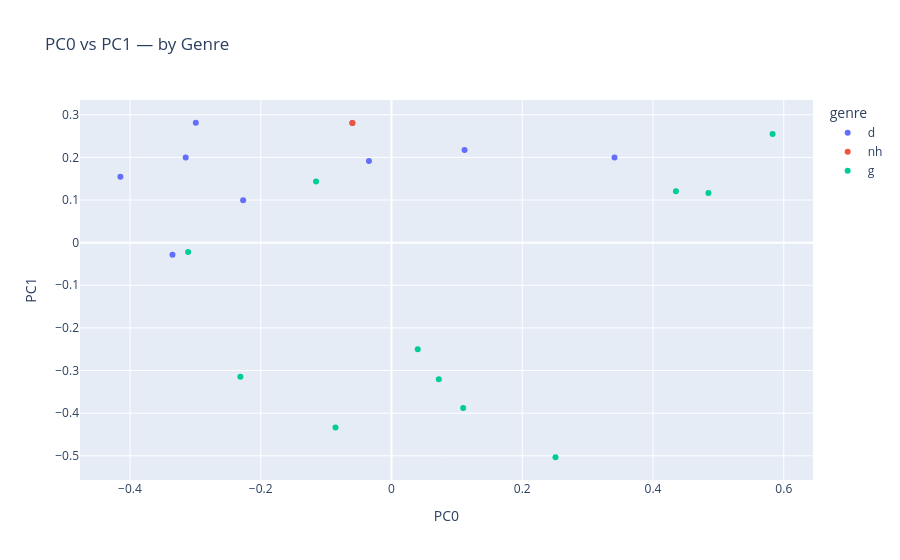
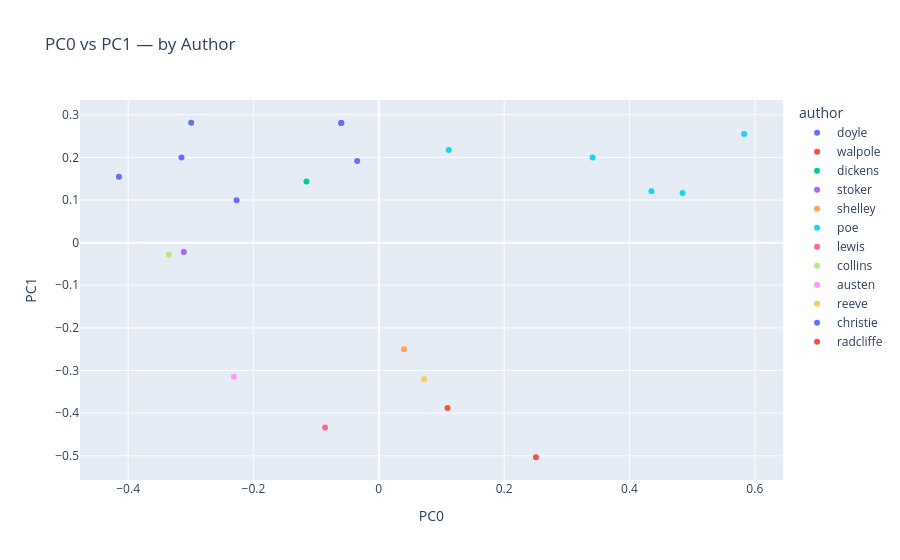
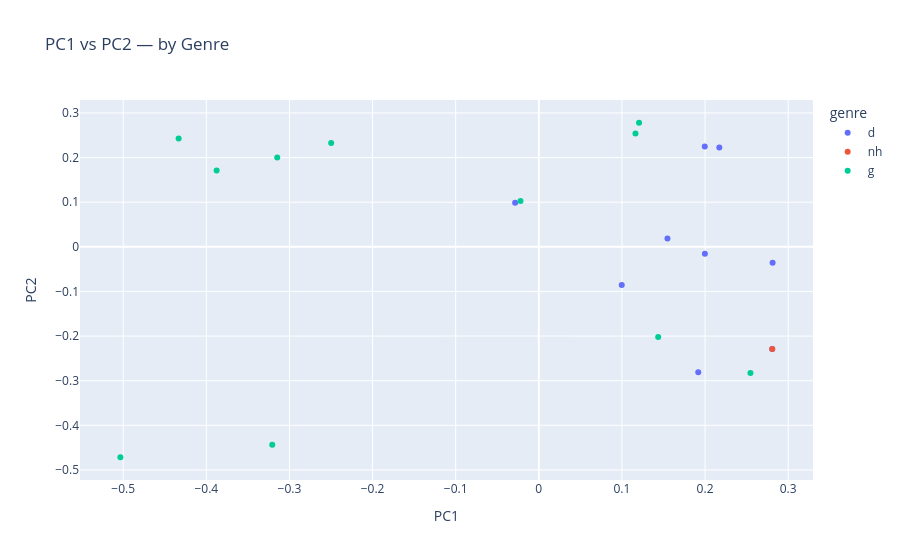
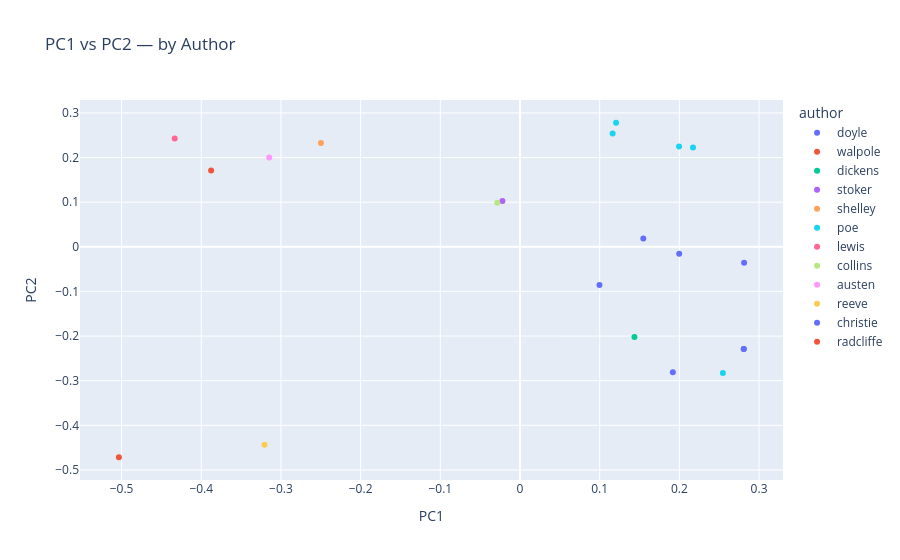

Here is the notebook cell these charts were saved with, in order:
### Code cell
px.scatter(DCM, x='PC0', y='PC1', color='genre',
           hover_name=DCM.index,
           title='PC0 vs PC1 — by Genre').show()

px.scatter(DCM, x='PC0', y='PC1', color='author',
           hover_name=DCM.index,
           title='PC0 vs PC1 — by Author').show()

px.scatter(DCM, x='PC1', y='PC2', color='genre',
           hover_name=DCM.index,
           title='PC1 vs PC2 — by Genre').show()

px.scatter(DCM, x='PC1', y='PC2', color='author',
           hover_name=DCM.index,
           title='PC1 vs PC2 — by Author').show()

### Figure 1 — Plotly figure (JSON) as saved in the notebook; plotly's stock layout.template omitted (floating-point values rounded to 4 significant figures)
{"data": [{"hovertemplate": "<b>%{hovertext}</b><br><br>genre=d<br>PC0=%{x}<br>PC1=%{y}<extra></extra>", "hovertext": ["adventures", "baskervilles", "marieroget", "moonstone", "ruemorgue", "scarlet", "secretadversary", "signoffour", "styles"], "legendgroup": "d", "marker": {"color": "#636efa", "symbol": "circle"}, "mode": "markers", "name": "d", "orientation": "v", "showlegend": true, "type": "scatter", "x": [-0.4147, -0.0599, 0.3411, -0.335, 0.1117, -0.3148, -0.03449, -0.2994, -0.2269], "xaxis": "x", "y": [0.1548, 0.2808, 0.1996, -0.0285, 0.2172, 0.1998, 0.1918, 0.2813, 0.09975], "yaxis": "y"}, {"hovertemplate": "<b>%{hovertext}</b><br><br>genre=nh<br>PC0=%{x}<br>PC1=%{y}<extra></extra>", "hovertext": ["baskervilles"], "legendgroup": "nh", "marker": {"color": "#EF553B", "symbol": "circle"}, "mode": "markers", "name": "nh", "orientation": "v", "showlegend": true, "type": "scatter", "x": [-0.0599], "xaxis": "x", "y": [0.2808], "yaxis": "y"}, {"hovertemplate": "<b>%{hovertext}</b><br><br>genre=g<br>PC0=%{x}<br>PC1=%{y}<extra></extra>", "hovertext": ["castleofotranto", "christmascarole", "dracula", "frankenstein", "monk", "northangerabbey", "oldenglishbaron", "pitandpendulum", "reddeath", "udolpho", "usher"], "legendgroup": "g", "marker": {"color": "#00cc96", "symbol": "circle"}, "mode": "markers", "name": "g", "orientation": "v", "showlegend": true, "type": "scatter", "x": [0.2508, -0.1154, -0.3111, 0.04009, -0.08568, -0.2311, 0.07238, 0.4848, 0.5829, 0.1096, 0.435], "xaxis": "x", "y": [-0.5034, 0.1436, -0.02206, -0.2498, -0.4333, -0.3147, -0.3207, 0.1163, 0.2546, -0.3876, 0.1206], "yaxis": "y"}], "layout": {"legend": {"title": {"text": "genre"}, "tracegroupgap": 0}, "title": {"text": "PC0 vs PC1 — by Genre"}, "xaxis": {"anchor": "y", "domain": [0, 1], "title": {"text": "PC0"}}, "yaxis": {"anchor": "x", "domain": [0, 1], "title": {"text": "PC1"}}}}

### Figure 2 — Plotly figure (JSON) as saved in the notebook; plotly's stock layout.template omitted (floating-point values rounded to 4 significant figures)
{"data": [{"hovertemplate": "<b>%{hovertext}</b><br><br>author=doyle<br>PC0=%{x}<br>PC1=%{y}<extra></extra>", "hovertext": ["adventures", "baskervilles", "baskervilles", "scarlet", "signoffour"], "legendgroup": "doyle", "marker": {"color": "#636efa", "symbol": "circle"}, "mode": "markers", "name": "doyle", "orientation": "v", "showlegend": true, "type": "scatter", "x": [-0.4147, -0.0599, -0.0599, -0.3148, -0.2994], "xaxis": "x", "y": [0.1548, 0.2808, 0.2808, 0.1998, 0.2813], "yaxis": "y"}, {"hovertemplate": "<b>%{hovertext}</b><br><br>author=walpole<br>PC0=%{x}<br>PC1=%{y}<extra></extra>", "hovertext": ["castleofotranto"], "legendgroup": "walpole", "marker": {"color": "#EF553B", "symbol": "circle"}, "mode": "markers", "name": "walpole", "orientation": "v", "showlegend": true, "type": "scatter", "x": [0.2508], "xaxis": "x", "y": [-0.5034], "yaxis": "y"}, {"hovertemplate": "<b>%{hovertext}</b><br><br>author=dickens<br>PC0=%{x}<br>PC1=%{y}<extra></extra>", "hovertext": ["christmascarole"], "legendgroup": "dickens", "marker": {"color": "#00cc96", "symbol": "circle"}, "mode": "markers", "name": "dickens", "orientation": "v", "showlegend": true, "type": "scatter", "x": [-0.1154], "xaxis": "x", "y": [0.1436], "yaxis": "y"}, {"hovertemplate": "<b>%{hovertext}</b><br><br>author=stoker<br>PC0=%{x}<br>PC1=%{y}<extra></extra>", "hovertext": ["dracula"], "legendgroup": "stoker", "marker": {"color": "#ab63fa", "symbol": "circle"}, "mode": "markers", "name": "stoker", "orientation": "v", "showlegend": true, "type": "scatter", "x": [-0.3111], "xaxis": "x", "y": [-0.02206], "yaxis": "y"}, {"hovertemplate": "<b>%{hovertext}</b><br><br>author=shelley<br>PC0=%{x}<br>PC1=%{y}<extra></extra>", "hovertext": ["frankenstein"], "legendgroup": "shelley", "marker": {"color": "#FFA15A", "symbol": "circle"}, "mode": "markers", "name": "shelley", "orientation": "v", "showlegend": true, "type": "scatter", "x": [0.04009], "xaxis": "x", "y": [-0.2498], "yaxis": "y"}, {"hovertemplate": "<b>%{hovertext}</b><br><br>author=poe<br>PC0=%{x}<br>PC1=%{y}<extra></extra>", "hovertext": ["marieroget", "pitandpendulum", "reddeath", "ruemorgue", "usher"], "legendgroup": "poe", "marker": {"color": "#19d3f3", "symbol": "circle"}, "mode": "markers", "name": "poe", "orientation": "v", "showlegend": true, "type": "scatter", "x": [0.3411, 0.4848, 0.5829, 0.1117, 0.435], "xaxis": "x", "y": [0.1996, 0.1163, 0.2546, 0.2172, 0.1206], "yaxis": "y"}, {"hovertemplate": "<b>%{hovertext}</b><br><br>author=lewis<br>PC0=%{x}<br>PC1=%{y}<extra></extra>", "hovertext": ["monk"], "legendgroup": "lewis", "marker": {"color": "#FF6692", "symbol": "circle"}, "mode": "markers", "name": "lewis", "orientation": "v", "showlegend": true, "type": "scatter", "x": [-0.08568], "xaxis": "x", "y": [-0.4333], "yaxis": "y"}, {"hovertemplate": "<b>%{hovertext}</b><br><br>author=collins<br>PC0=%{x}<br>PC1=%{y}<extra></extra>", "hovertext": ["moonstone"], "legendgroup": "collins", "marker": {"color": "#B6E880", "symbol": "circle"}, "mode": "markers", "name": "collins", "orientation": "v", "showlegend": true, "type": "scatter", "x": [-0.335], "xaxis": "x", "y": [-0.0285], "yaxis": "y"}, {"hovertemplate": "<b>%{hovertext}</b><br><br>author=austen<br>PC0=%{x}<br>PC1=%{y}<extra></extra>", "hovertext": ["northangerabbey"], "legendgroup": "austen", "marker": {"color": "#FF97FF", "symbol": "circle"}, "mode": "markers", "name": "austen", "orientation": "v", "showlegend": true, "type": "scatter", "x": [-0.2311], "xaxis": "x", "y": [-0.3147], "yaxis": "y"}, {"hovertemplate": "<b>%{hovertext}</b><br><br>author=reeve<br>PC0=%{x}<br>PC1=%{y}<extra></extra>", "hovertext": ["oldenglishbaron"], "legendgroup": "reeve", "marker": {"color": "#FECB52", "symbol": "circle"}, "mode": "markers", "name": "reeve", "orientation": "v", "showlegend": true, "type": "scatter", "x": [0.07238], "xaxis": "x", "y": [-0.3207], "yaxis": "y"}, {"hovertemplate": "<b>%{hovertext}</b><br><br>author=christie<br>PC0=%{x}<br>PC1=%{y}<extra></extra>", "hovertext": ["secretadversary", "styles"], "legendgroup": "christie", "marker": {"color": "#636efa", "symbol": "circle"}, "mode": "markers", "name": "christie", "orientation": "v", "showlegend": true, "type": "scatter", "x": [-0.03449, -0.2269], "xaxis": "x", "y": [0.1918, 0.09975], "yaxis": "y"}, {"hovertemplate": "<b>%{hovertext}</b><br><br>author=radcliffe<br>PC0=%{x}<br>PC1=%{y}<extra></extra>", "hovertext": ["udolpho"], "legendgroup": "radcliffe", "marker": {"color": "#EF553B", "symbol": "circle"}, "mode": "markers", "name": "radcliffe", "orientation": "v", "showlegend": true, "type": "scatter", "x": [0.1096], "xaxis": "x", "y": [-0.3876], "yaxis": "y"}], "layout": {"legend": {"title": {"text": "author"}, "tracegroupgap": 0}, "title": {"text": "PC0 vs PC1 — by Author"}, "xaxis": {"anchor": "y", "domain": [0, 1], "title": {"text": "PC0"}}, "yaxis": {"anchor": "x", "domain": [0, 1], "title": {"text": "PC1"}}}}

### Figure 3 — Plotly figure (JSON) as saved in the notebook; plotly's stock layout.template omitted (floating-point values rounded to 4 significant figures)
{"data": [{"hovertemplate": "<b>%{hovertext}</b><br><br>genre=d<br>PC1=%{x}<br>PC2=%{y}<extra></extra>", "hovertext": ["adventures", "baskervilles", "marieroget", "moonstone", "ruemorgue", "scarlet", "secretadversary", "signoffour", "styles"], "legendgroup": "d", "marker": {"color": "#636efa", "symbol": "circle"}, "mode": "markers", "name": "d", "orientation": "v", "showlegend": true, "type": "scatter", "x": [0.1548, 0.2808, 0.1996, -0.0285, 0.2172, 0.1998, 0.1918, 0.2813, 0.09975], "xaxis": "x", "y": [0.01872, -0.2287, 0.2246, 0.09863, 0.2224, -0.01534, -0.2808, -0.03547, -0.08554], "yaxis": "y"}, {"hovertemplate": "<b>%{hovertext}</b><br><br>genre=nh<br>PC1=%{x}<br>PC2=%{y}<extra></extra>", "hovertext": ["baskervilles"], "legendgroup": "nh", "marker": {"color": "#EF553B", "symbol": "circle"}, "mode": "markers", "name": "nh", "orientation": "v", "showlegend": true, "type": "scatter", "x": [0.2808], "xaxis": "x", "y": [-0.2287], "yaxis": "y"}, {"hovertemplate": "<b>%{hovertext}</b><br><br>genre=g<br>PC1=%{x}<br>PC2=%{y}<extra></extra>", "hovertext": ["castleofotranto", "christmascarole", "dracula", "frankenstein", "monk", "northangerabbey", "oldenglishbaron", "pitandpendulum", "reddeath", "udolpho", "usher"], "legendgroup": "g", "marker": {"color": "#00cc96", "symbol": "circle"}, "mode": "markers", "name": "g", "orientation": "v", "showlegend": true, "type": "scatter", "x": [-0.5034, 0.1436, -0.02206, -0.2498, -0.4333, -0.3147, -0.3207, 0.1163, 0.2546, -0.3876, 0.1206], "xaxis": "x", "y": [-0.4716, -0.2023, 0.1027, 0.2329, 0.2429, 0.2004, -0.4437, 0.254, -0.2831, 0.1713, 0.278], "yaxis": "y"}], "layout": {"legend": {"title": {"text": "genre"}, "tracegroupgap": 0}, "title": {"text": "PC1 vs PC2 — by Genre"}, "xaxis": {"anchor": "y", "domain": [0, 1], "title": {"text": "PC1"}}, "yaxis": {"anchor": "x", "domain": [0, 1], "title": {"text": "PC2"}}}}

### Figure 4 — Plotly figure (JSON) as saved in the notebook; plotly's stock layout.template omitted (floating-point values rounded to 4 significant figures)
{"data": [{"hovertemplate": "<b>%{hovertext}</b><br><br>author=doyle<br>PC1=%{x}<br>PC2=%{y}<extra></extra>", "hovertext": ["adventures", "baskervilles", "baskervilles", "scarlet", "signoffour"], "legendgroup": "doyle", "marker": {"color": "#636efa", "symbol": "circle"}, "mode": "markers", "name": "doyle", "orientation": "v", "showlegend": true, "type": "scatter", "x": [0.1548, 0.2808, 0.2808, 0.1998, 0.2813], "xaxis": "x", "y": [0.01872, -0.2287, -0.2287, -0.01534, -0.03547], "yaxis": "y"}, {"hovertemplate": "<b>%{hovertext}</b><br><br>author=walpole<br>PC1=%{x}<br>PC2=%{y}<extra></extra>", "hovertext": ["castleofotranto"], "legendgroup": "walpole", "marker": {"color": "#EF553B", "symbol": "circle"}, "mode": "markers", "name": "walpole", "orientation": "v", "showlegend": true, "type": "scatter", "x": [-0.5034], "xaxis": "x", "y": [-0.4716], "yaxis": "y"}, {"hovertemplate": "<b>%{hovertext}</b><br><br>author=dickens<br>PC1=%{x}<br>PC2=%{y}<extra></extra>", "hovertext": ["christmascarole"], "legendgroup": "dickens", "marker": {"color": "#00cc96", "symbol": "circle"}, "mode": "markers", "name": "dickens", "orientation": "v", "showlegend": true, "type": "scatter", "x": [0.1436], "xaxis": "x", "y": [-0.2023], "yaxis": "y"}, {"hovertemplate": "<b>%{hovertext}</b><br><br>author=stoker<br>PC1=%{x}<br>PC2=%{y}<extra></extra>", "hovertext": ["dracula"], "legendgroup": "stoker", "marker": {"color": "#ab63fa", "symbol": "circle"}, "mode": "markers", "name": "stoker", "orientation": "v", "showlegend": true, "type": "scatter", "x": [-0.02206], "xaxis": "x", "y": [0.1027], "yaxis": "y"}, {"hovertemplate": "<b>%{hovertext}</b><br><br>author=shelley<br>PC1=%{x}<br>PC2=%{y}<extra></extra>", "hovertext": ["frankenstein"], "legendgroup": "shelley", "marker": {"color": "#FFA15A", "symbol": "circle"}, "mode": "markers", "name": "shelley", "orientation": "v", "showlegend": true, "type": "scatter", "x": [-0.2498], "xaxis": "x", "y": [0.2329], "yaxis": "y"}, {"hovertemplate": "<b>%{hovertext}</b><br><br>author=poe<br>PC1=%{x}<br>PC2=%{y}<extra></extra>", "hovertext": ["marieroget", "pitandpendulum", "reddeath", "ruemorgue", "usher"], "legendgroup": "poe", "marker": {"color": "#19d3f3", "symbol": "circle"}, "mode": "markers", "name": "poe", "orientation": "v", "showlegend": true, "type": "scatter", "x": [0.1996, 0.1163, 0.2546, 0.2172, 0.1206], "xaxis": "x", "y": [0.2246, 0.254, -0.2831, 0.2224, 0.278], "yaxis": "y"}, {"hovertemplate": "<b>%{hovertext}</b><br><br>author=lewis<br>PC1=%{x}<br>PC2=%{y}<extra></extra>", "hovertext": ["monk"], "legendgroup": "lewis", "marker": {"color": "#FF6692", "symbol": "circle"}, "mode": "markers", "name": "lewis", "orientation": "v", "showlegend": true, "type": "scatter", "x": [-0.4333], "xaxis": "x", "y": [0.2429], "yaxis": "y"}, {"hovertemplate": "<b>%{hovertext}</b><br><br>author=collins<br>PC1=%{x}<br>PC2=%{y}<extra></extra>", "hovertext": ["moonstone"], "legendgroup": "collins", "marker": {"color": "#B6E880", "symbol": "circle"}, "mode": "markers", "name": "collins", "orientation": "v", "showlegend": true, "type": "scatter", "x": [-0.0285], "xaxis": "x", "y": [0.09863], "yaxis": "y"}, {"hovertemplate": "<b>%{hovertext}</b><br><br>author=austen<br>PC1=%{x}<br>PC2=%{y}<extra></extra>", "hovertext": ["northangerabbey"], "legendgroup": "austen", "marker": {"color": "#FF97FF", "symbol": "circle"}, "mode": "markers", "name": "austen", "orientation": "v", "showlegend": true, "type": "scatter", "x": [-0.3147], "xaxis": "x", "y": [0.2004], "yaxis": "y"}, {"hovertemplate": "<b>%{hovertext}</b><br><br>author=reeve<br>PC1=%{x}<br>PC2=%{y}<extra></extra>", "hovertext": ["oldenglishbaron"], "legendgroup": "reeve", "marker": {"color": "#FECB52", "symbol": "circle"}, "mode": "markers", "name": "reeve", "orientation": "v", "showlegend": true, "type": "scatter", "x": [-0.3207], "xaxis": "x", "y": [-0.4437], "yaxis": "y"}, {"hovertemplate": "<b>%{hovertext}</b><br><br>author=christie<br>PC1=%{x}<br>PC2=%{y}<extra></extra>", "hovertext": ["secretadversary", "styles"], "legendgroup": "christie", "marker": {"color": "#636efa", "symbol": "circle"}, "mode": "markers", "name": "christie", "orientation": "v", "showlegend": true, "type": "scatter", "x": [0.1918, 0.09975], "xaxis": "x", "y": [-0.2808, -0.08554], "yaxis": "y"}, {"hovertemplate": "<b>%{hovertext}</b><br><br>author=radcliffe<br>PC1=%{x}<br>PC2=%{y}<extra></extra>", "hovertext": ["udolpho"], "legendgroup": "radcliffe", "marker": {"color": "#EF553B", "symbol": "circle"}, "mode": "markers", "name": "radcliffe", "orientation": "v", "showlegend": true, "type": "scatter", "x": [-0.3876], "xaxis": "x", "y": [0.1713], "yaxis": "y"}], "layout": {"legend": {"title": {"text": "author"}, "tracegroupgap": 0}, "title": {"text": "PC1 vs PC2 — by Author"}, "xaxis": {"anchor": "y", "domain": [0, 1], "title": {"text": "PC1"}}, "yaxis": {"anchor": "x", "domain": [0, 1], "title": {"text": "PC2"}}}}
